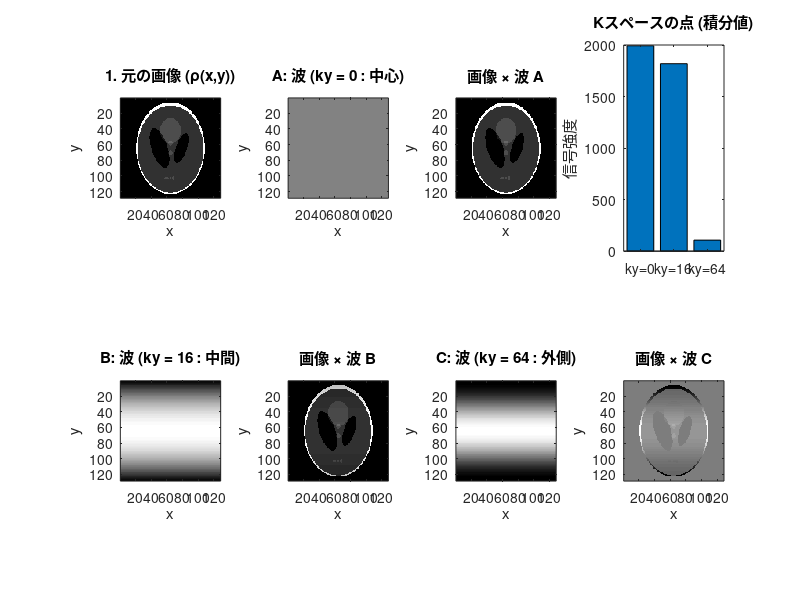

MATLAB code to generate this figure:
%% 位相エンコード波（縞模様）の可視化シミュレーション
%
% 目的：
% Kスペースの行（kyの値）を変えることが、
% 実空間の画像に「どのくらい細かい縞模様を掛けているか」
% を可視化する。

clear; close all; clc;

%% 1. ファントム（元の画像）の作成
N = 128; % 画像サイズ
[X, Y] = meshgrid(linspace(-1, 1, N)); % 座標グリッド (-1から1まで)

% シェップ・ローガン ファントム（脳の模型）を使用
Phantom = phantom('Modified Shepp-Logan', N);

figure('Position', [100 100 1200 600]);

% --- 元の画像を表示 ---
subplot(2, 4, 1);
imagesc(Phantom); colormap gray; axis image;
title('1. 元の画像 (\rho(x,y))');
xlabel('x'); ylabel('y');

%% 2. Kスペースの各行に対応する「波」をシミュレーション

% Kスペースの座標（空間周波数）
% -N/2 から N/2-1 までのインデックスに対応
ky_vector = linspace(-N/2, N/2-1, N);

% --- A. ky = 0 （Kスペース中心） ---
% ky = 0 は、波の周波数がゼロ＝「波がない（一定）」状態
ky_val_A = 0;
% 波の式: exp(-i * 2π * ky * y)
PhaseWave_A = exp(-1i * 2 * pi * (ky_val_A/N) * Y); % kyをNで規格化

% 波の実部（縞模様）を表示
subplot(2, 4, 2);
imagesc(real(PhaseWave_A)); colormap gray; axis image;
title('A: 波 (ky = 0 : 中心)');
xlabel('x'); ylabel('y');

% 画像に波を掛けた結果
WeightedImage_A = Phantom .* real(PhaseWave_A);
subplot(2, 4, 3);
imagesc(WeightedImage_A); colormap gray; axis image;
title('画像 × 波 A');
xlabel('x'); ylabel('y');

% --- B. ky = 16 （中間） ---
ky_val_B = 16;
PhaseWave_B = exp(-1i * 2 * pi * (ky_val_B/N) * Y);

% 波の実部（縞模様）を表示
subplot(2, 4, 5);
imagesc(real(PhaseWave_B)); colormap gray; axis image;
title('B: 波 (ky = 16 : 中間)');
xlabel('x'); ylabel('y');

% 画像に波を掛けた結果
WeightedImage_B = Phantom .* real(PhaseWave_B);
subplot(2, 4, 6);
imagesc(WeightedImage_B); colormap gray; axis image;
title('画像 × 波 B');
xlabel('x'); ylabel('y');

% --- C. ky = 64 （外側, 最大周波数付近） ---
ky_val_C = 64; % N/2
PhaseWave_C = exp(-1i * 2 * pi * (ky_val_C/N) * Y);

% 波の実部（縞模様）を表示
subplot(2, 4, 7);
imagesc(real(PhaseWave_C)); colormap gray; axis image;
title('C: 波 (ky = 64 : 外側)');
xlabel('x'); ylabel('y');

% 画像に波を掛けた結果
WeightedImage_C = Phantom .* real(PhaseWave_C);
subplot(2, 4, 8);
imagesc(WeightedImage_C); colormap gray; axis image;
title('画像 × 波 C');
xlabel('x'); ylabel('y');

%% 補足：積分（Kスペースの1点）
% 実際にKスペースの1点に記録されるのは、
% この「画像×波」を「全部足し合わせた（積分した）」値です。
% （今回は周波数エンコード(x)を無視して、y方向のみで示しています）

ky_0_Signal = sum(Phantom(:) .* real(PhaseWave_A(:)));
ky_16_Signal = sum(Phantom(:) .* real(PhaseWave_B(:)));
ky_64_Signal = sum(Phantom(:) .* real(PhaseWave_C(:)));

fprintf('--- Kスペースの1点の信号強度 (積分値) ---\n');
fprintf('S(ky=0) の信号強度 (マッチ度): %.1f\n', ky_0_Signal);
fprintf('S(ky=16) の信号強度 (マッチ度): %.1f\n', ky_16_Signal);
fprintf('S(ky=64) の信号強度 (マッチ度): %.1f\n', ky_64_Signal);

% 積分結果をプロット
subplot(2, 4, 4);
bar([0, 1, 2], [ky_0_Signal, ky_16_Signal, ky_64_Signal]);
set(gca, 'XTickLabel', {'ky=0', 'ky=16', 'ky=64'});
title('Kスペースの点 (積分値)');
ylabel('信号強度');
